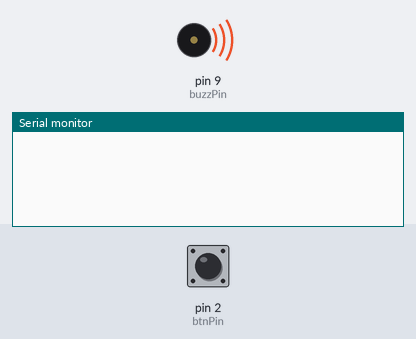
Recording of a sketch running on a simulated Arduino Uno, built with avr-gcc and run on an emulated ATmega328P. Shown: buzzer (waves = sounding, pin HIGH), the last lines printed to the serial monitor. The test bench sets the inputs (shaded band); at power-on: pin 2 (btnPin) HIGH.

Above: at 1.2 s.
1.3 s: pin 2 (btnPin) pulled LOW for 3.2 s
At 4.2 s:
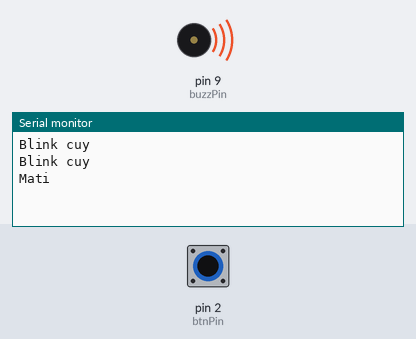
At 5.2 s:
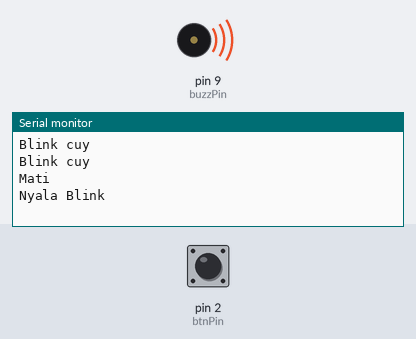

The sketch:

LED_test.ino
```cpp
int buzzPin = 9;
int btnPin = 2;
int state;
int sysOnOff;
int turnSys;
int modeSys;
/* 1. Mode a
   2. mode running led
   3. mode led kedip
*/
void setup() {
  // put your setup code here, to run once:
Serial.begin(9600);
  for (int i = 2; i <= 2; i++) {
    pinMode(i, OUTPUT);
  }
  pinMode(buzzPin, OUTPUT);
  pinMode(btnPin, INPUT_PULLUP);
  digitalWrite(buzzPin, HIGH);
  for (int i = 2; i <= 5; i++) {
    digitalWrite(i, HIGH);
  }
  state = 0;
  sysOnOff = 0;
  turnSys = 0;
  modeSys = 0;
}

void loop() {
  // put your main code here, to run repeatedly:


  if (digitalRead(btnPin) == LOW) {
    delay(1000);
    if (digitalRead(btnPin) == LOW) {
      state++;
      if (state == 2) {
        if (turnSys == 0) {
          sysOnOff = 1;
          turnSys = 1;
        } else {
          turnSys = 0;
          for (int i = 2; i <= 2; i++) {
            digitalWrite(i, HIGH);
          }
          modeSys=0;
        }
        state = 0;
      }
    }
    else {
      state = 0;
    }
  } else {
    state = 0;
  }

  if (sysOnOff == 1) {
    init_sys();
    sysOnOff = 0;
  }


  if (turnSys == 1) {
    if (digitalRead(btnPin) == LOW) {
      if (modeSys == 2) {
        modeSys = 0;
      }
      modeSys++;
    }
    if (modeSys > 0) {
      if (modeSys == 1) {
        runningLED();
      } else if (modeSys == 2) {
        flashingLED();

      }
    }
  }


}
void init_sys() {
  for (int i = 2; i <= 2; i++) {
    Serial.println("Blink cuy");
  }
Serial.println("Blink cuy");
}
void runningLED() {
  Serial.println("Mati");
  delay(100);
}

void flashingLED() {
//  digitalWrite(2, HIGH);
//  digitalWrite(3, HIGH);
//  digitalWrite(4, HIGH);
//  digitalWrite(5, HIGH);
//  delay(100);
//  digitalWrite(2, LOW);
//  digitalWrite(3, LOW);
//  digitalWrite(4, LOW);
//  digitalWrite(5, LOW);
//  delay(100);
Serial.println("Nyala Blink");
}
```

Measured:
- after the input at 1.3 s, the serial monitor: prints a new line after 2.0 s (image 1)
